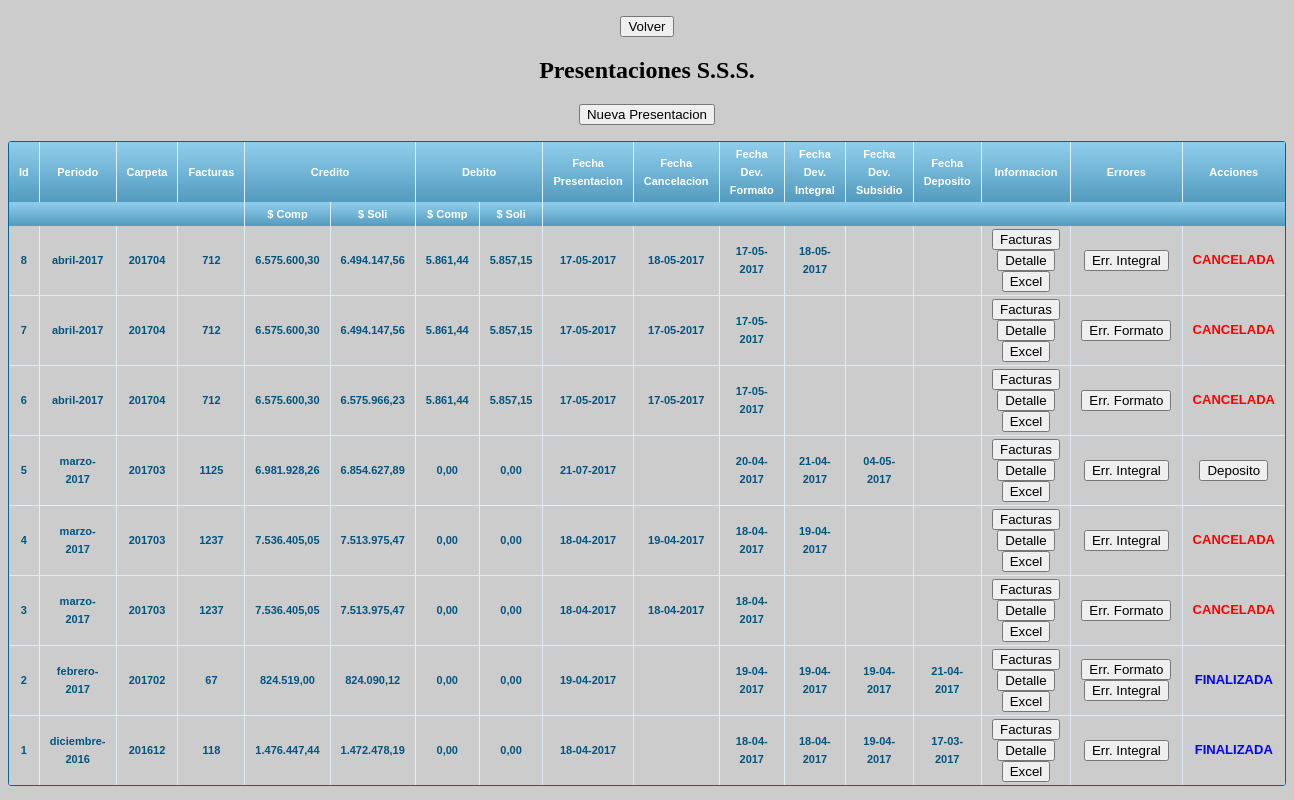
Screenshot of /presentacion.php with the database file from the repository.
### tables this page shows
CREATE TABLE IF NOT EXISTS `presentacion` (
  `id` int(4) NOT NULL AUTO_INCREMENT,
  `idcronograma` int(3) NOT NULL,
  `fechapresentacion` date DEFAULT NULL,
  `fechacancelacion` date DEFAULT NULL,
  `motivocancelacion` text,
  `cantfactura` int(6) NOT NULL,
  `impcomprobantes` decimal(15,2) NOT NULL,
  `impsolicitado` decimal(15,2) NOT NULL,
  `impcomprobantesd` decimal(15,2) NOT NULL,
  `impsolicitadod` decimal(15,2) NOT NULL,
  `fechadeposito` date DEFAULT NULL,
  `montodepositado` decimal(15,2) DEFAULT NULL,
  PRIMARY KEY (`id`)
);

CREATE TABLE IF NOT EXISTS `cronograma` (
  `id` int(3) NOT NULL AUTO_INCREMENT,
  `periodo` varchar(100) NOT NULL,
  `carpeta` varchar(6) NOT NULL,
  `fechacierre` date NOT NULL,
  `periodosincluidos` varchar(50) NOT NULL,
  PRIMARY KEY (`id`)
);

### presentacion.php (the view, shortened to what this page needs)
<?php
$sqlPresentacion = "SELECT
						p.id,
						DATE_FORMAT(p.fechapresentacion, '%d-%m-%Y') as fechapresentacion,
						DATE_FORMAT(p.fechacancelacion, '%d-%m-%Y') as fechacancelacion,
						p.cantfactura,
						p.impcomprobantes,
						p.impsolicitado,
						p.impcomprobantesd,
						p.impsolicitadod,
						cronograma.periodo,
						cronograma.carpeta,
						DATE_FORMAT(presentacionformato.fechadevformato, '%d-%m-%Y') as fechadevformato,
						presentacionformato.cantformatonok,
						DATE_FORMAT(presentacionintegral.fechaintegral, '%d-%m-%Y') as fechaintegral,
						presentacionintegral.cantintegralnok,
						DATE_FORMAT(presentacionsubsidio.fechasubsidio, '%d-%m-%Y') as fechasubsidio,
						DATE_FORMAT(p.fechadeposito, '%d-%m-%Y') as fechadeposito
					FROM presentacion p
          			INNER JOIN cronograma on p.idcronograma = cronograma.id
				  	LEFT JOIN presentacionformato on p.id = presentacionformato.id
          			LEFT JOIN presentacionintegral on p.id = presentacionintegral.id
          			LEFT JOIN presentacionsubsidio on p.id = presentacionsubsidio.id
					ORDER BY p.id DESC";
$resPresentacion = mysql_query($sqlPresentacion);
$canPresentacion = mysql_num_rows($resPresentacion);
$sqlPresentacionPeriodo = "SELECT *
							FROM presentacion p
							LEFT JOIN presentacionsubsidio on p.id = presentacionsubsidio.id
							WHERE p.fechacancelacion is null and presentacionsubsidio.fechasubsidio is null";
$resPresentacionPeriodo  = mysql_query($sqlPresentacionPeriodo);
$canPresentacionPeriodo = mysql_num_rows($resPresentacionPeriodo);
?>
<!DOCTYPE html PUBLIC "-//W3C//DTD XHTML 1.0 Transitional//EN" "http://www.w3.org/TR/xhtml1/DTD/xhtml1-transitional.dtd">
<html xmlns="http://www.w3.org/1999/xhtml">
<head>
<link rel="stylesheet" href="css/tablas.css"/>
</head>
<body bgcolor="#CCCCCC">
	<div align="center">
	 	<p><input type="button" name="volver" value="Volver" onClick="location.href = 'menu.php'" /></p>
	 	<h2>Presentaciones S.S.S.</h2>
  <?php if ($canPresentacionPeriodo == 0) {?>
	 		<p><input type="button" name="nueva" value="Nueva Presentacion" onClick="location.href = 'presentacion.nueva.php'" /></p>
  <?php }
        if ($canPresentacion > 0) {?>
		 <div class="grilla">
			 <table>
			 	<thead>
			 		<tr>
			 			<th style="font-size: 11px">Id</th>
			 			<th style="font-size: 11px">Periodo</th>
			 			<th style="font-size: 11px">Carpeta</th>
			 			<th style="font-size: 11px">Facturas</th>
			 			<th style="font-size: 11px" colspan="2">Credito</th>
			 			<th style="font-size: 11px" colspan="2">Debito</th>
			 			<th style="font-size: 11px">Fecha Presentacion</th>
			 			<th style="font-size: 11px">Fecha Cancelacion</th>
			 			<th style="font-size: 11px">Fecha Dev. Formato</th>
			 			<th style="font-size: 11px">Fecha Dev. Integral</th>
			 			<th style="font-size: 11px">Fecha Dev. Subsidio</th>
			 			<th style="font-size: 11px">Fecha Deposito</th>
			 			<th style="font-size: 11px">Informacion</th>
			 			<th style="font-size: 11px">Errores</th>
			 			<th style="font-size: 11px">Acciones</th>
			 		</tr>
			 		<tr>
			 			<th style="font-size: 11px" colspan="4"></th>
			 			<th style="font-size: 11px">$ Comp</th>
			 			<th style="font-size: 11px">$ Soli</th>
			 			<th style="font-size: 11px">$ Comp</th>
			 			<th style="font-size: 11px">$ Soli</th>
			 			<th style="font-size: 11px" colspan="9"></th>
			 		</tr>
			 	</thead>
			 	<tbody>
			<?php while ($rowPresentacion = mysql_fetch_array($resPresentacion)) { ?>
					<tr>
						<td style="font-size: 11px"><?php echo $rowPresentacion['id'] ?></td>
						<td style="font-size: 11px"><?php echo $rowPresentacion['periodo'] ?></td>
						<td style="font-size: 11px"><?php echo $rowPresentacion['carpeta'] ?></td>
						<td style="font-size: 11px"><?php echo $rowPresentacion['cantfactura'] ?></td>
						<td style="font-size: 11px"><?php echo number_format($rowPresentacion['impcomprobantes'],2,",",".") ?></td>
						<td style="font-size: 11px"><?php echo number_format($rowPresentacion['impsolicitado'],2,",",".") ?></td>
						<td style="font-size: 11px"><?php echo number_format($rowPresentacion['impcomprobantesd'],2,",",".") ?></td>
						<td style="font-size: 11px"><?php echo number_format($rowPresentacion['impsolicitadod'],2,",",".") ?></td>
						<td style="font-size: 11px"><?php echo $rowPresentacion['fechapresentacion'] ?></td>
						<td style="font-size: 11px"><?php echo $rowPresentacion['fechacancelacion'] ?></td>
						<td style="font-size: 11px"><?php echo $rowPresentacion['fechadevformato'] ?></td>
						<td style="font-size: 11px"><?php echo $rowPresentacion['fechaintegral'] ?></td>
						<td style="font-size: 11px"><?php echo $rowPresentacion['fechasubsidio'] ?></td>
						<td style="font-size: 11px"><?php echo $rowPresentacion['fechadeposito'] ?></td>
						<td style="font-size: 11px">
							<input type="button" value="Facturas" onClick="location.href = 'presentacion.facturas.php?id=<?php echo $rowPresentacion['id'] ?>'"/>
							<input type="button" value="Detalle" onClick="location.href = 'presentacion.detalle.php?id=<?php echo $rowPresentacion['id'] ?>'"/>
							<input type="button" value="Excel" onClick="location.href = 'presentacion.detalleExcel.php?id=<?php echo $rowPresentacion['id'] ?>&carpeta=<?php echo $rowPresentacion['carpeta'] ?>'"/>
						</td>
						<td style="font-size: 11px">
					<?php	if ($rowPresentacion['fechadevformato'] != NULL && $rowPresentacion['cantformatonok'] != 0) { ?>
								<input type="button" value="Err. Formato" onClick="location.href = 'presentacion.erroresformato.php?id=<?php echo $rowPresentacion['id'] ?>'"/>
					<?php   } ?>
					<?php	if ($rowPresentacion['fechaintegral'] != NULL && $rowPresentacion['cantintegralnok'] != 0) { ?>
								<input type="button" value="Err. Integral" onClick="location.href = 'presentacion.erroresintegral.php?id=<?php echo $rowPresentacion['id'] ?>'"/>
					<?php   } ?>
						</td>
						<td>
				    		 <?php 	if ($rowPresentacion['fechacancelacion'] == NULL) {
				    					if ($rowPresentacion['fechapresentacion'] == NULL) { ?>
											<input type="button" value="Cancelar" onClick="location.href = 'presentacion.cancelar.php?id=<?php echo $rowPresentacion['id'] ?>'"/>
											<input type="button" value="Generar Archivo" onClick="location.href = 'presentacion.archivo.php?id=<?php echo $rowPresentacion['id'] ?>'"/>
					  		   	  <?php } else {
											if ($rowPresentacion['fechadevformato'] == NULL) { ?>
												<input type="button" value="Cancelar" onClick="location.href = 'presentacion.cancelar.php?id=<?php echo $rowPresentacion['id'] ?>'"/>
												<input type="button" value="Formato" onClick="location.href = 'presentacion.devformato.php?id=<?php echo $rowPresentacion['id'] ?>'"/>
					  			  	  <?php } else {
					  			  	  			if ($rowPresentacion['fechaintegral'] == NULL) { ?>
					  			  	  				<input type="button" value="Cancelar" onClick="location.href = 'presentacion.cancelar.php?id=<?php echo $rowPresentacion['id'] ?>'"/>
													<input type="button" value="Integral" onClick="location.href = 'presentacion.devintegral.php?id=<?php echo $rowPresentacion['id'] ?>'"/>
					  			  	  	  <?php } else {
				      								if ($rowPresentacion['fechasubsidio'] == NULL) { ?>
				      									<input type="button" value="Cancelar" onClick="location.href = 'presentacion.cancelar.php?id=<?php echo $rowPresentacion['id'] ?>'"/>
				      									<input type="button" value="Subsidio" onClick="location.href = 'presentacion.devsubsidio.php?id=<?php echo $rowPresentacion['id'] ?>'"/>
				     			 		  	  <?php } else {
				     			 		  				if ($rowPresentacion['fechadeposito'] == NULL) {?>
				     										<input type="button" value="Deposito" onClick="location.href = 'presentacion.deposito.php?id=<?php echo $rowPresentacion['id'] ?>'"/>
				     							<?php 	} else {  ?>
				     										<font color="blue" size="2px">FINALIZADA</font>
				     			 		  		<?php	}
				     			 		 			}
					  			  	  	  		}
					  			  	  		}
					  			  	  	}
				      				} else { ?>
				      					<font color="red" size="2px">CANCELADA</font>
				     			<?php  } ?>
						</td>
					</tr>
			 <?php 	}  ?>
			  	</tbody>
			</table>
		</div>
  <?php } else { ?>
			<p style="color: blue"><b>NO HAY PRESENTACIONES HASTA EL MOMENTO</b></p>
  <?php } ?>
	</div>
</body>
</html>

### css/tablas.css (style rules this page uses)
.grilla { font: normal 12px/150% Arial, Helvetica, sans-serif; background: #fff; overflow: hidden; border: 1px solid #006699; -webkit-border-radius: 3px; -moz-border-radius: 3px; border-radius: 3px; display: table }
.grilla table { border-collapse: collapse; text-align: center; width: 100%; }
.grilla table td, .grilla table th, .grilla table .title { padding: 3px 10px; }
.grilla table thead th, .grilla table .title { background-image: linear-gradient(to bottom, #8DCBEA 5%, #539BBE 100%); background-color:#99bfe6; color:#FFFFFF; font-size: 15px; font-weight: bold; border-left: 1px solid #E1EEF4; }
.grilla table thead th:first-child, .grilla table .title { border: none; }
.grilla table tbody td { background-color:#CCCCCC; color: #00557F; border-left: 1px solid #E1EEF4; font-size: 14px; border-bottom: 1px solid #E1EEF4; font-weight: bold; }
.grilla table tbody td:first-child { border-left: none; }
.grilla table tbody tr:last-child td { border-bottom: none; }

### rows the page displays
presentacion: id "8", idcronograma.periodo "abril-2017", idcronograma.carpeta "201704", cantfactura "712", impcomprobantes "6.575.600,30", impsolicitado "6.494.147,56", impcomprobantesd "5.861,44", impsolicitadod "5.857,15", fechapresentacion "17-05-2017", fechacancelacion "18-05-2017", fechadevformato "17-05-2017", fechaintegral "18-05-2017", shows "CANCELADA"
presentacion: id "7", idcronograma.periodo "abril-2017", idcronograma.carpeta "201704", cantfactura "712", impcomprobantes "6.575.600,30", impsolicitado "6.494.147,56", impcomprobantesd "5.861,44", impsolicitadod "5.857,15", fechapresentacion "17-05-2017", fechacancelacion "17-05-2017", fechadevformato "17-05-2017", shows "CANCELADA"
presentacion: id "6", idcronograma.periodo "abril-2017", idcronograma.carpeta "201704", cantfactura "712", impcomprobantes "6.575.600,30", impsolicitado "6.575.966,23", impcomprobantesd "5.861,44", impsolicitadod "5.857,15", fechapresentacion "17-05-2017", fechacancelacion "17-05-2017", fechadevformato "17-05-2017", shows "CANCELADA"
presentacion: id "5", idcronograma.periodo "marzo-2017", idcronograma.carpeta "201703", cantfactura "1125", impcomprobantes "6.981.928,26", impsolicitado "6.854.627,89", impcomprobantesd "0,00", impsolicitadod "0,00", fechapresentacion "21-07-2017", fechadevformato "20-04-2017", fechaintegral "21-04-2017", fechasubsidio "04-05-2017"
presentacion: id "4", idcronograma.periodo "marzo-2017", idcronograma.carpeta "201703", cantfactura "1237", impcomprobantes "7.536.405,05", impsolicitado "7.513.975,47", impcomprobantesd "0,00", impsolicitadod "0,00", fechapresentacion "18-04-2017", fechacancelacion "19-04-2017", fechadevformato "18-04-2017", fechaintegral "19-04-2017", shows "CANCELADA"
presentacion: id "3", idcronograma.periodo "marzo-2017", idcronograma.carpeta "201703", cantfactura "1237", impcomprobantes "7.536.405,05", impsolicitado "7.513.975,47", impcomprobantesd "0,00", impsolicitadod "0,00", fechapresentacion "18-04-2017", fechacancelacion "18-04-2017", fechadevformato "18-04-2017", shows "CANCELADA"
presentacion: id "2", idcronograma.periodo "febrero-2017", idcronograma.carpeta "201702", cantfactura "67", impcomprobantes "824.519,00", impsolicitado "824.090,12", impcomprobantesd "0,00", impsolicitadod "0,00", fechapresentacion "19-04-2017", fechadevformato "19-04-2017", fechaintegral "19-04-2017", fechasubsidio "19-04-2017", fechadeposito "21-04-2017", shows "FINALIZADA"
presentacion: id "1", idcronograma.periodo "diciembre-2016", idcronograma.carpeta "201612", cantfactura "118", impcomprobantes "1.476.447,44", impsolicitado "1.472.478,19", impcomprobantesd "0,00", impsolicitadod "0,00", fechapresentacion "18-04-2017", fechadevformato "18-04-2017", fechaintegral "18-04-2017", fechasubsidio "19-04-2017", fechadeposito "17-03-2017", shows "FINALIZADA"
